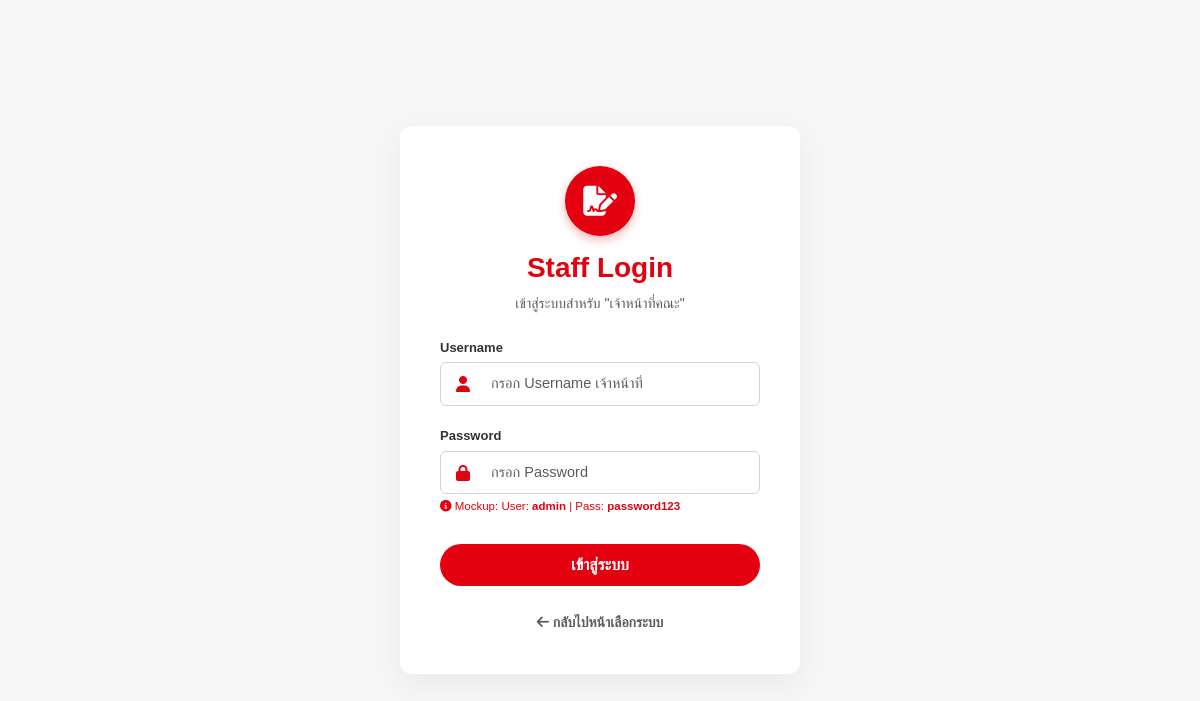
/login_staff.php, run on an earlier commit of the app's database.
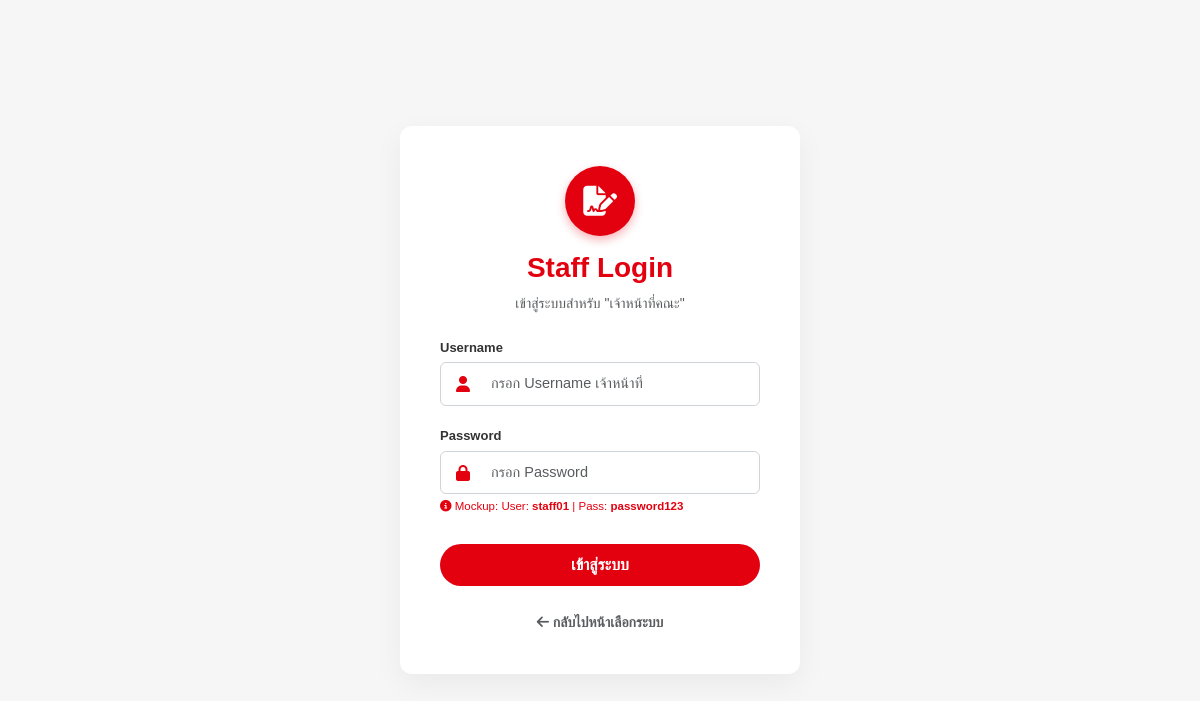
And on a later commit of the database.
### tables this page shows
CREATE TABLE IF NOT EXISTS `faculty_staff` (
  `faculty_staff_id` INT NOT NULL AUTO_INCREMENT COMMENT 'รหัสเจ้าหน้าที่',
  `username` VARCHAR(50) NOT NULL UNIQUE COMMENT 'ชื่อผู้ใช้งาน (Username)',
  `password` VARCHAR(255) NOT NULL COMMENT 'รหัสผ่าน (Hashed)',
  `first_name` VARCHAR(100) NOT NULL COMMENT 'ชื่อจริง',
  `last_name` VARCHAR(100) NOT NULL COMMENT 'นามสกุล',
  `faculty` VARCHAR(100) DEFAULT NULL COMMENT 'คณะ',
  `position` VARCHAR(100) DEFAULT NULL COMMENT 'ตำแหน่งการทำงาน',
  `email` VARCHAR(150) NOT NULL COMMENT 'อีเมล',
  `phone` VARCHAR(15) DEFAULT NULL COMMENT 'เบอร์ติดต่อ',
  `created_at` DATETIME DEFAULT CURRENT_TIMESTAMP COMMENT 'วันที่สร้างข้อมูล',
  PRIMARY KEY (`faculty_staff_id`)
);

### login_staff.php (the view, shortened to what this page needs)
<?php
require_once __DIR__ . '/includes/auth.php';
$sample_staff = $conn->query('SELECT username FROM faculty_staff LIMIT 1')->fetch_all(MYSQLI_ASSOC);
?>
<!DOCTYPE html>
<html lang="th">
<head>
    <link href="https://cdn.jsdelivr.net/npm/bootstrap@5.3.0/dist/css/bootstrap.min.css" rel="stylesheet">
    <link rel="stylesheet" href="https://cdnjs.cloudflare.com/ajax/libs/font-awesome/6.4.0/css/all.min.css">
</head>
<body class="clean-login-bg">
    <div class="clean-login-card">
        <div class="login-icon-circle">
            <i class="fas fa-file-signature"></i>
        </div>
        <h3 class="fw-bold" style="color: #e3000f;">Staff Login</h3>
        <p class="text-muted small mb-4">เข้าสู่ระบบสำหรับ "เจ้าหน้าที่คณะ"</p>
        <form method="POST" action="process_login.php">
            <label class="login-label">Username</label>
            <div class="input-group custom-input-group">
                <span class="input-group-text"><i class="fas fa-user"></i></span>
                <input type="text" name="username" class="form-control" placeholder="กรอก Username เจ้าหน้าที่" required autofocus>
            </div>
            <label class="login-label">Password</label>
            <div class="input-group custom-input-group mb-1">
                <span class="input-group-text"><i class="fas fa-lock"></i></span>
                <input type="password" name="password" class="form-control" placeholder="กรอก Password" required>
            </div>
            <div class="text-start mb-4" style="font-size: 11.5px; color: #e3000f;">
                <i class="fas fa-info-circle"></i> Mockup:
                <?php if (!empty($sample_staff)): ?>
                    User: <b><?= htmlspecialchars($sample_staff[0]['username']) ?></b> | Pass: <b>password123</b>
                <?php else: ?>
                    User: <b>admin</b> | Pass: <b>password123</b>
                <?php endif; ?>
            </div>
            <button type="submit" class="btn btn-staff w-100 rounded-5 py-2 mt-1 fw-bold">เข้าสู่ระบบ</button>
        </form>
        <div class="mt-4">
             <a href="portal.php" class="text-muted small fw-bold text-decoration-none"><i class="fas fa-arrow-left"></i> กลับไปหน้าเลือกระบบ</a>
        </div>
    </div>
</body>
</html>

### login_staff.php (style rules this page uses)
body { font-family: 'Kanit', sans-serif; }
.clean-login-bg { background-color: #f6f6f6; display: flex; align-items: center; justify-content: center; height: 100vh; margin: 0; }
.clean-login-card { background: white; padding: 40px; border-radius: 12px; box-shadow: 0 10px 30px rgba(0,0,0,0.05); width: 100%; max-width: 400px; text-align: center; }
.login-icon-circle { width: 70px; height: 70px; border-radius: 50%; display: flex; align-items: center; justify-content: center; font-size: 30px; color: white; margin: 0 auto 15px auto; box-shadow: 0 4px 10px rgba(227, 0, 15, 0.3); background-color: #e3000f; }
.custom-input-group { border: 1px solid #ced4da; border-radius: 6px; overflow: hidden; margin-bottom: 20px; display: flex; align-items: center; }
.custom-input-group .input-group-text { background-color: transparent; border: none; color: #e3000f; padding-left: 15px; }
.custom-input-group .form-control { border: none; font-size: 14.5px; padding: 10px; box-shadow: none; }
.login-label { text-align: left; display: block; font-size: 13px; font-weight: 700; margin-bottom: 5px; color: #333; }
.btn-staff { background-color: #e3000f; color: white; transition: 0.3s; }

What changed in the data, as far as the page shows it:
changed faculty_staff: username "admin" → "staff01"
